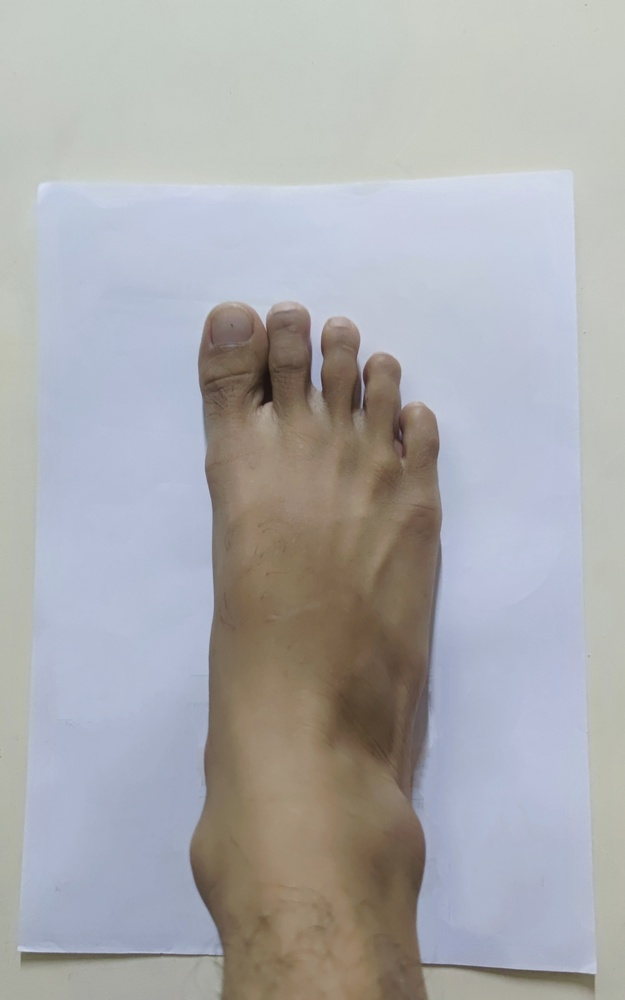
#> input picture input/sample.jpg, 625 x 1000 px, shrunk from 3240 x 5187 before the run
$ python main.py
#> lines starting #> are read from the running program, lines starting #| are printed output that depends on the picture; after the words box and inside, x2 and y2 are one past the last pixel; in counts of white or black regions, pixels touching at a corner belong together; long printed decimals are rounded
### utils.py
import cv2
from sklearn.cluster import KMeans
import numpy as np
import random as rng
import matplotlib.pyplot as plt


def preprocess(img):

    img = cv2.cvtColor(img, cv2.COLOR_RGB2HSV)

    img = cv2.GaussianBlur(img, (9, 9), 0)
    img = img/255

    return img

def kMeans_cluster(img):
    image_2D = img.reshape(img.shape[0]*img.shape[1], img.shape[2])
    kmeans = KMeans(n_clusters=2, n_init=5, random_state=0).fit(image_2D)
    clustOut = kmeans.cluster_centers_[kmeans.labels_]
    clustered_3D = clustOut.reshape(img.shape[0], img.shape[1], img.shape[2])
    clusteredImg = np.uint8(clustered_3D*255)
    return clusteredImg

def edgeDetection(clusteredImage):
  edged1 = cv2.Canny(clusteredImage, 0, 255)
  edged = cv2.dilate(edged1, None, iterations=1)
  edged = cv2.erode(edged, None, iterations=1)
  return edged

def getBoundingBox(img):
    contours, _ = cv2.findContours(img, cv2.RETR_TREE, cv2.CHAIN_APPROX_SIMPLE)
    contours = sorted(contours, key=lambda x: cv2.contourArea(x), reverse=True)
    contours_poly = [None]*len(contours)
    boundRect = [None]*len(contours)
    for i, c in enumerate(contours):
        contours_poly[i] = cv2.approxPolyDP(c, 3, True)
        boundRect[i] = cv2.boundingRect(contours_poly[i])
    return boundRect, contours, contours_poly, img


def drawCnt(bRect, contours, cntPoly, img):

    drawing = np.zeros((img.shape[0], img.shape[1], 3), dtype=np.uint8)


    paperbb = bRect

    for i in range(len(contours)):
      color = (rng.randint(0,256), rng.randint(0,256), rng.randint(0,256))
      cv2.drawContours(drawing, cntPoly, i, color)
      #cv2.rectangle(drawing, (int(boundRect[i][0]), int(boundRect[i][1])), \
              #(int(boundRect[i][0]+boundRect[i][2]), int(boundRect[i][1]+boundRect[i][3])), color, 2)
    cv2.rectangle(drawing, (int(paperbb[0]), int(paperbb[1])), \
              (int(paperbb[0]+paperbb[2]), int(paperbb[1]+paperbb[3])), color, 2)

    return drawing

def cropOrig(bRect, oimg):
    # img.shape[0] = height of image
    # img.shape[1] = width of image
    x,y,w,h = bRect
    pcropedImg = oimg[y:y+h,x:x+w]
    x1, y1, w1, h1 = 0, 0, pcropedImg.shape[1], pcropedImg.shape[0]
    y2 = int(h1/10)
    x2 = int(w1/10)
    crop1 = pcropedImg[y1+y2:h1-y2,x1+x2:w1-x2]
    ix, iy, iw, ih = x+x2, y+y2, crop1.shape[1], crop1.shape[0]
    croppedImg = oimg[iy:iy+ih,ix:ix+iw]
    return croppedImg, pcropedImg


def overlayImage(croppedImg, pcropedImg):
    x1, y1, w1, h1 = 0, 0, pcropedImg.shape[1], pcropedImg.shape[0]
    y2 = int(h1/10)
    x2 = int(w1/10)
    new_image = np.zeros((pcropedImg.shape[0], pcropedImg.shape[1], 3), np.uint8)
    new_image[:, 0:pcropedImg.shape[1]] = (255, 0, 0) # (B, G, R)
    new_image[ y1+y2:y1+y2+croppedImg.shape[0], x1+x2:x1+x2+croppedImg.shape[1]] = croppedImg
    return new_image

def calcFeetSize(pcropedImg, fboundRect):
  x1, y1, w1, h1 = 0, 0, pcropedImg.shape[1], pcropedImg.shape[0]
  y2 = int(h1/10)
  x2 = int(w1/10)
  fh = y2 + fboundRect[2][3]
  fw = x2 + fboundRect[2][2]
  ph = pcropedImg.shape[0]
  pw = pcropedImg.shape[1]
  opw = 210
  oph = 297
  ofs = 0.0
  if fw>fh:
    ofs = (opw/pw)*fw
  else :
    ofs = (oph/ph)*fh
  return ofs

### main.py
from sklearn.cluster import KMeans
import cv2
from skimage.io import imread
import os

from utils import *


ImgPath = 'input/sample.jpg'

def main():

    oimg = imread(ImgPath)
#> oimg is the input picture: shape (1000, 625, 3); mean R, G, B 171.6, 171.9, 174.5

    if not os.path.exists('output'):
        os.makedirs('output')

    preprocessedOimg = preprocess(oimg)
#> in preprocess, `img = cv2.cvtColor(img, cv2.COLOR_RGB2HSV)`: img: shape (1000, 625, 3); mean H, S, V 70.1, 36.8, 185.6
#> in preprocess, `img = cv2.GaussianBlur(img, (9, 9), 0)`: img: shape (1000, 625, 3); mean H, S, V 70.1, 36.8, 185.6
#> in preprocess, `img = img/255`: img: shape (1000, 625, 3) float64; mean H, S, V 0.275, 0.144, 0.728
    cv2.imwrite('output/preprocessedOimg.jpg', preprocessedOimg)
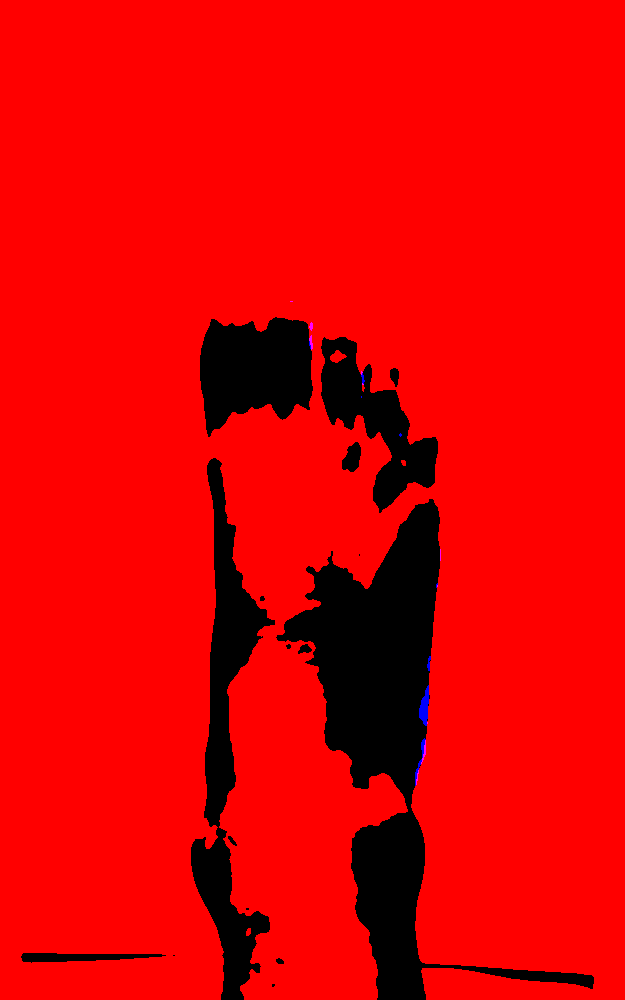
#> saved as preprocessedOimg.jpg: shape (1000, 625, 3); mean B, G, R 0.000915, 0, 0.884; drawn with 1 as white

    clusteredImg = kMeans_cluster(preprocessedOimg)
#> in kMeans_cluster, `clustered_3D = clustOut.reshape(img.shape[0], img.shape[1], img.shape[..`: clustered_3D: shape (1000, 625, 3) float64; mean H, S, V 0.275, 0.144, 0.728
#> in kMeans_cluster, `clusteredImg = np.uint8(clustered_3D*255)`: clusteredImg: shape (1000, 625, 3); mean H, S, V 70, 36.1, 185.1
    cv2.imwrite('output/clusteredImg.jpg', clusteredImg)

    edgedImg = edgeDetection(clusteredImg)
#> in edgeDetection, `edged1 = cv2.Canny(clusteredImage, 0, 255)`:
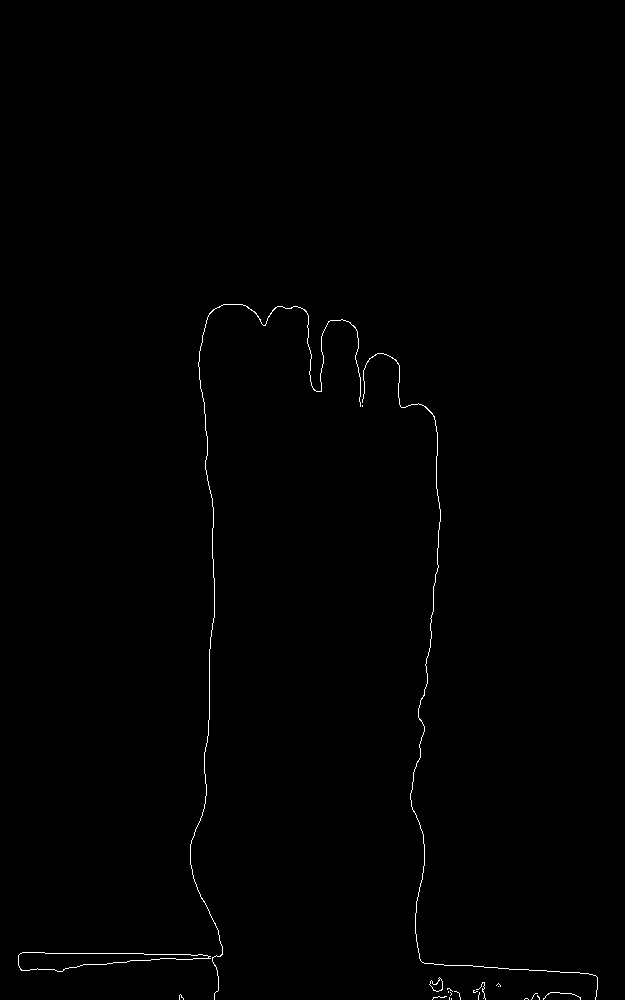
#> edged1: shape (1000, 625); 0.42% white in thin lines or dots, all inside (x1, y1, x2, y2) = (18, 304, 598, 1000)
#> in edgeDetection, `edged = cv2.dilate(edged1, None, iterations=1)`:
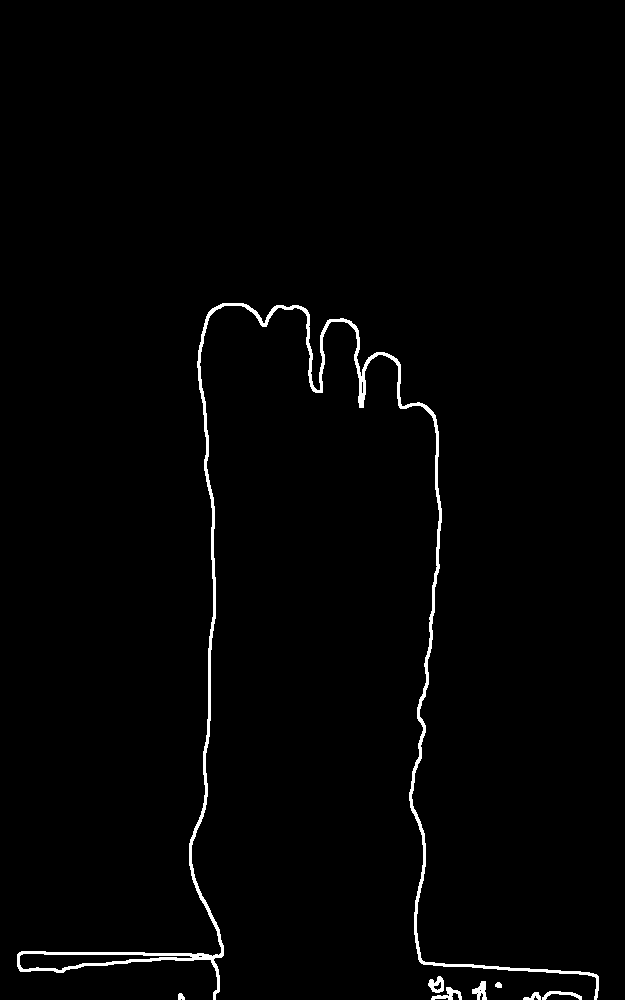
#> edged: shape (1000, 625); 1.4% white; 8 white regions, largest, box (x1, y1, x2, y2) and area: (17, 303, 599, 1000) 7916, (431, 987, 462, 1000) 175, (428, 976, 444, 993) 165
    cv2.imwrite('output/edgedImg.jpg', edgedImg)

    boundRect, contours, contours_poly, img = getBoundingBox(edgedImg)
#> in getBoundingBox, `contours, _ = cv2.findContours(img, cv2.RETR_TREE, cv2.CHAIN_APPROX_SI..`: contours = 13 contours, 6 with area under 20; largest, box (x1, y1, x2, y2) and area: (18, 304, 598, 1000) 2058, (18, 952, 194, 972) 1835, (429, 977, 443, 992) 100, (432, 980, 443, 992) 76, (360, 380, 365, 395) 54, (473, 982, 486, 1000) 36, (197, 954, 204, 959) 22
#> in getBoundingBox, `contours_poly = [None]*len(contours)`: contours_poly = 13 items
#> the loop in getBoundingBox, `for i, c in enumerate(contours):` made 13 passes
#> after the loop in getBoundingBox, `for i, c in enumerate(contours):`: boundRect = [(18, 304, 580, 696), (18, 952, 176, 20), (430, 977, 13, 14), (432, 980, 11, 11), (361, 380, 3, 15), (473, 982, 13, 18), (197, 955, 7, 3), (447, 988, 14, 12), (524, 993, 16, 7), (496, 985, 5, 2), (179, 994, 5, 6), (432, 996, 15, 4), (543, 992, 38, 8)]; contours_poly = 13 contours, 7 with area under 20; largest, box (x1, y1, x2, y2) and area: (18, 304, 598, 1000) 1988, (18, 952, 194, 972) 1640, (430, 977, 443, 991) 78, (473, 982, 486, 1000) 68, (432, 980, 443, 991) 60, (447, 988, 461, 1000) 31
    pdraw = drawCnt(boundRect[1], contours, contours_poly, img)
#> the loop in drawCnt, `for i in range(len(contours)):` made 13 passes
#> color on passes 1 to 12: (197, 215, 20), (132, 248, 207), (155, 244, 183), (111, 71, 144), (71, 48, 128), (75, 158, 50), (37, 169, 241), (51, 181, 222), (161, 104, 244), (226, 133, 31), (7, 47, 204), (0, 252, 170)
#> in drawCnt, `cv2.rectangle(drawing, (int(paperbb[0]), int(paperbb[1])), \ (int(pape..`:
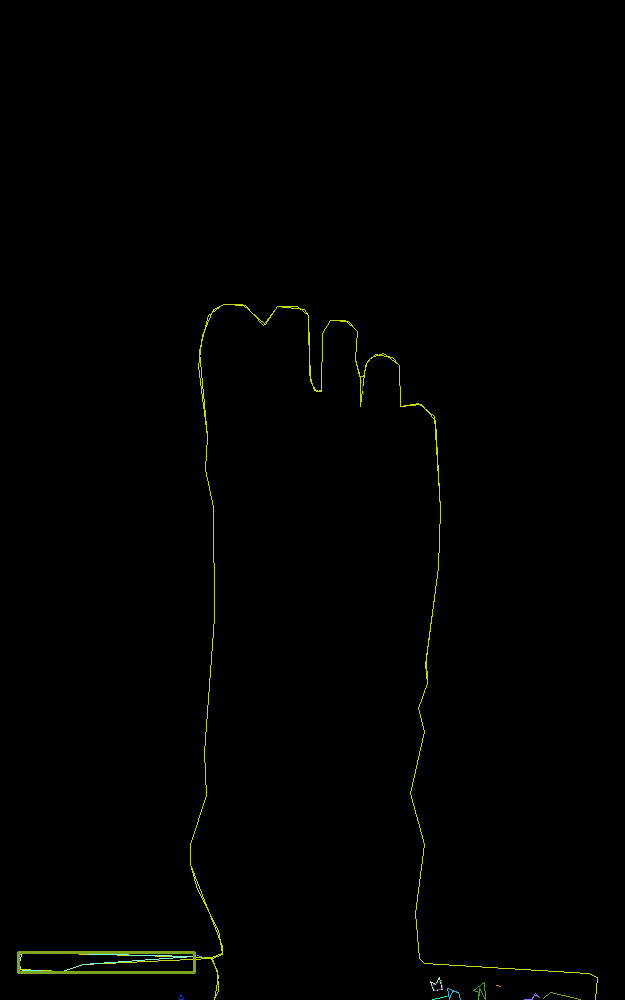
#> drawing: shape (1000, 625, 3); mean of channels 0, 1, 2 1.1, 1.4, 0.3; drawn as R, G, B
    cv2.imwrite('output/pdraw.jpg', pdraw)

    croppedImg, pcropedImg = cropOrig(boundRect[1], clusteredImg)
#> in cropOrig, `pcropedImg = oimg[y:y+h,x:x+w]`: pcropedImg: shape (20, 176, 3); mean H, S, V 50.9, 49.8, 164.9
    cv2.imwrite('output/croppedImg.jpg', croppedImg)

    newImg = overlayImage(croppedImg, pcropedImg)
#> in overlayImage, `new_image[ y1+y2:y1+y2+croppedImg.shape[0], x1+x2:x1+x2+croppedImg.sha..`:
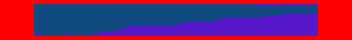
#> new_image: shape (20, 176, 3) (shown 2 times larger); mean of channels 0, 1, 2 117.9, 35.9, 100.8; drawn as R, G, B
    cv2.imwrite('output/newImg.jpg', newImg)

    fedged = edgeDetection(newImg)
#> in edgeDetection (call 2), `edged1 = cv2.Canny(clusteredImage, 0, 255)`: edged1: shape (20, 176); 11.9% white in thin lines or dots, all inside (x1, y1, x2, y2) = (16, 1, 159, 18)
#> in edgeDetection (call 2), `edged = cv2.dilate(edged1, None, iterations=1)`: edged: shape (20, 176); 36.2% white; 1 white region, box (x1, y1, x2, y2) and area: (15, 0, 160, 19) 1273
#> in edgeDetection (call 2), `edged = cv2.erode(edged, None, iterations=1)`:
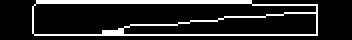
#> edged: shape (20, 176) (shown 2 times larger); 15.4% white; 1 white region
    fboundRect, fcnt, fcntpoly, fimg = getBoundingBox(fedged)
#> in getBoundingBox (call 2), `contours, _ = cv2.findContours(img, cv2.RETR_TREE, cv2.CHAIN_APPROX_SI..`: contours = 3 contours; box (x1, y1, x2, y2) and area: (16, 0, 159, 18) 2344, (16, 1, 159, 18) 1461, (61, 6, 159, 18) 750
#> the loop in getBoundingBox (call 2), `for i, c in enumerate(contours):` made 3 passes
#> after the loop in getBoundingBox (call 2), `for i, c in enumerate(contours):`: boundRect = [(16, 2, 143, 16), (16, 1, 143, 17), (61, 7, 98, 11)]; contours_poly = 3 contours; box (x1, y1, x2, y2) and area: (16, 2, 159, 18) 2052, (16, 1, 159, 18) 1179, (61, 7, 159, 18) 656
#> fboundRect has the same summary as boundRect in getBoundingBox; fcnt has the same summary as contours in getBoundingBox; fcntpoly has the same summary as contours_poly in getBoundingBox
    fdraw = drawCnt(fboundRect[2], fcnt, fcntpoly, fimg)
#> call 2 of drawCnt, with bRect = (61, 7, 98, 11)
#> the loop in drawCnt (call 2), `for i in range(len(contours)):` made 3 passes
#> color on passes 1 to 3: (97, 113, 122), (72, 229, 46), (41, 163, 250)
#> in drawCnt (call 2), `cv2.rectangle(drawing, (int(paperbb[0]), int(paperbb[1])), \ (int(pape..`:
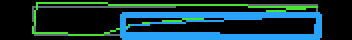
#> drawing: shape (20, 176, 3) (shown 2 times larger); mean of channels 0, 1, 2 17.9, 56.3, 62.9; drawn as R, G, B
    cv2.imwrite('output/fdraw.jpg', fdraw)

    print("feet size (cm): ", calcFeetSize(pcropedImg, fboundRect)/10)
#> in calcFeetSize, `fh = y2 + fboundRect[2][3]`: fh = 13
#> in calcFeetSize, `fw = x2 + fboundRect[2][2]`: fw = 115
#> in calcFeetSize, `ofs = (opw/pw)*fw`: ofs = 137.2
#| feet size (cm):  13.722

if __name__ == '__main__':
    main()
